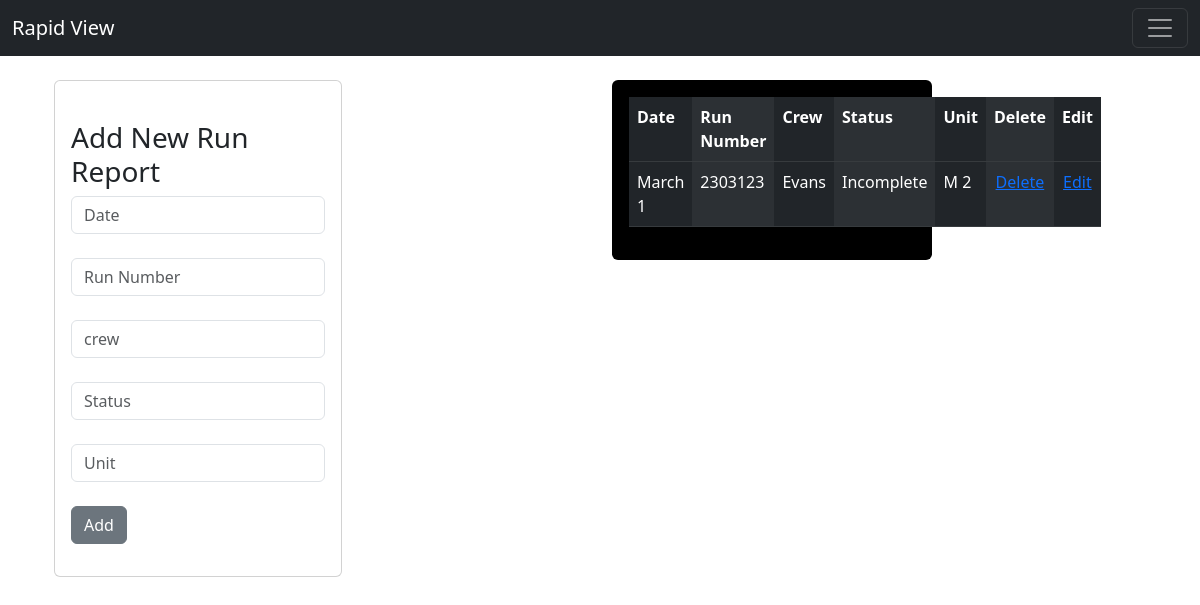
Page /reports on the earlier database version.
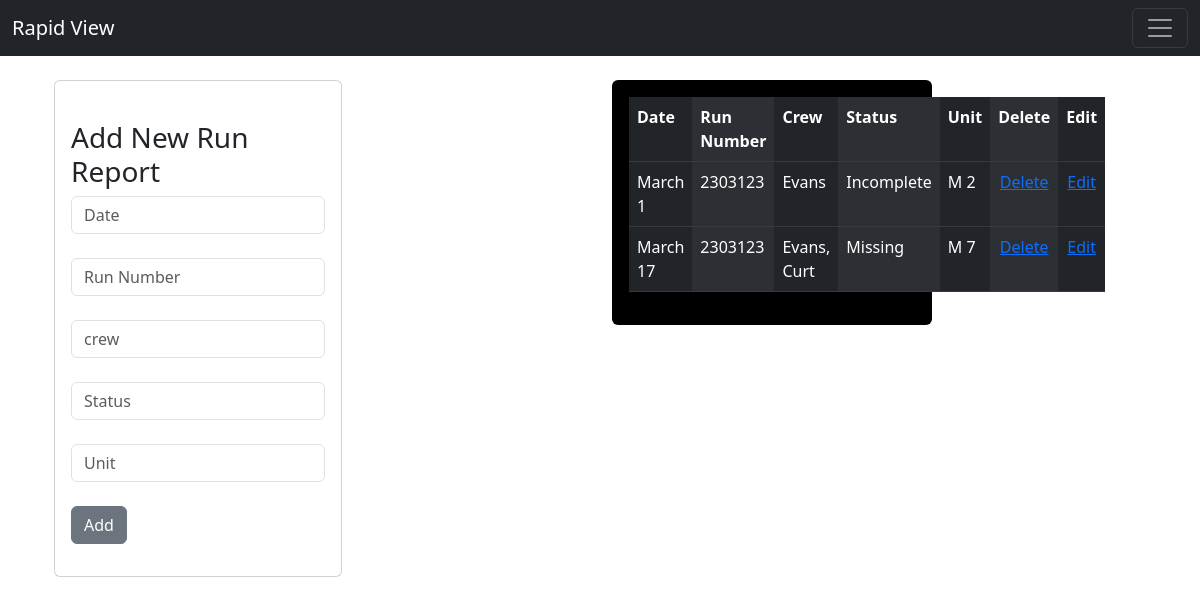
Same page on the later database version.
### inspection/models.py (models this page shows, shortened)
class Reports(models.Model):
	date= models.CharField(max_length=50)
	number= models.IntegerField()
	crew= models.CharField(max_length=50)
	status= models.CharField(max_length=50)
	unit= models.IntegerField()

### inspection/views.py (the view)
# urls.py: path('reports', views.reports, name="reports"),
def reports(request):
	if request.method=='POST':
		form= ReportsForm(request.POST or None)
		if form.is_valid():
			form.save()
			reports = Reports.objects.all
			messages.success(request, ('Report Has Been Added'))
			return render(request, 'reports.html',{'reports': reports})
	else:
		reports = Reports.objects.all
		return render(request, 'reports.html',{'reports': reports})

### inspection/templates/reports.html (shortened to what this page needs)
{% extends 'base.html' %}
{% block content %}
<div class="container">
   	<div class="row">
      	<div class="col-lg-6 mb-3">
			<div class="card" style="width: 18rem;">
			  <div class="card-body">
					<br/>
					<form method="POST">
						<h3>Add New Run Report</h3>
						<div class="row g-4 align-items-center">
					  		<div class="col-auto">
					    		<input type="text" placeholder="Date" class="form-control" name= "date">
					    		<br/>
					    		<input type="text" placeholder="Run Number" class="form-control" name= "number">
					  			<br/>
					    		<input type="text" placeholder="crew" class="form-control" name= "crew">
					  			<br/>
					    		<input type="text" placeholder="Status" class="form-control" name= "status">
					  			<br/>
					    		<input type="text" placeholder="Unit" class="form-control" name= "unit">
					    		<br/>
					    		<button type="submit" class="btn btn-secondary mb-3">Add</button>
					  		</div>
						</div>
					</form>
				</div>
			</div>
		</div>
      	<div class="col-lg-6 mb-3">
			<div class="card" style="width: 20rem;background: black;">
				<div class="card-body">
				<table class="table table-dark table-striped-columns">
				<tr>
		    		<th>Date</th>
		    		<th>Run Number</th>
		    		<th>Crew</th>
		    		<th>Status</th>
		    		<th>Unit</th>
		    		<th>Delete</th>
		    		<th>Edit</th>
		  		</tr>
				  {%for report in reports %}
				<tr>
						<td>{{report.date}}</td>
						<td>{{report.number}}</td>
						<td>{{report.crew}}</td>
						<td>{{report.status}}</td>
						<td>M {{report.unit}}</td>
						<td><center><a href= "{% url 'delete' report.id %}">Delete</a></center></td>
						<td><center><a href= "{% url 'edit' report.id %}">Edit</a></center></td>
				</tr>
				{%endfor%}
				</table>
				</div>
			</div>
		</div>
	</div>
</div>
{% endblock %}

Differences in the rows shown:
added Reports: date "March 17", number "2303123", crew "Evans, Curt", status "Missing", unit "7"
